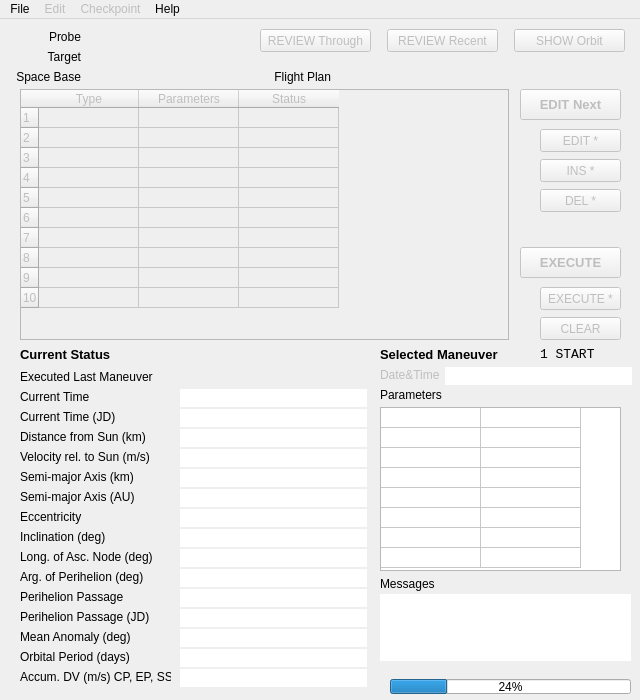
<?xml version="1.0" encoding="UTF-8"?>
<ui version="4.0">
 <class>MainWindow</class>
 <widget class="QMainWindow" name="MainWindow">
  <property name="enabled">
   <bool>true</bool>
  </property>
  <property name="geometry">
   <rect>
    <x>0</x>
    <y>0</y>
    <width>640</width>
    <height>700</height>
   </rect>
  </property>
  <property name="minimumSize">
   <size>
    <width>640</width>
    <height>700</height>
   </size>
  </property>
  <property name="maximumSize">
   <size>
    <width>640</width>
    <height>700</height>
   </size>
  </property>
  <property name="font">
   <font>
    <family>MS UI Gothic</family>
    <pointsize>9</pointsize>
   </font>
  </property>
  <property name="windowTitle">
   <string>SSVG</string>
  </property>
  <property name="iconSize">
   <size>
    <width>64</width>
    <height>64</height>
   </size>
  </property>
  <widget class="QWidget" name="centralwidget">
   <widget class="QTableWidget" name="manplans">
    <property name="enabled">
     <bool>false</bool>
    </property>
    <property name="geometry">
     <rect>
      <x>20</x>
      <y>70</y>
      <width>489</width>
      <height>251</height>
     </rect>
    </property>
    <property name="focusPolicy">
     <enum>Qt::StrongFocus</enum>
    </property>
    <property name="toolTip">
     <string>Maneuver Table</string>
    </property>
    <property name="editTriggers">
     <set>QAbstractItemView::NoEditTriggers</set>
    </property>
    <property name="tabKeyNavigation">
     <bool>false</bool>
    </property>
    <property name="showDropIndicator" stdset="0">
     <bool>false</bool>
    </property>
    <property name="dragDropOverwriteMode">
     <bool>false</bool>
    </property>
    <property name="selectionMode">
     <enum>QAbstractItemView::SingleSelection</enum>
    </property>
    <property name="selectionBehavior">
     <enum>QAbstractItemView::SelectRows</enum>
    </property>
    <property name="cornerButtonEnabled">
     <bool>false</bool>
    </property>
    <property name="rowCount">
     <number>10</number>
    </property>
    <property name="columnCount">
     <number>3</number>
    </property>
    <attribute name="horizontalHeaderVisible">
     <bool>true</bool>
    </attribute>
    <attribute name="horizontalHeaderCascadingSectionResizes">
     <bool>true</bool>
    </attribute>
    <attribute name="horizontalHeaderDefaultSectionSize">
     <number>100</number>
    </attribute>
    <attribute name="horizontalHeaderHighlightSections">
     <bool>false</bool>
    </attribute>
    <attribute name="verticalHeaderVisible">
     <bool>true</bool>
    </attribute>
    <attribute name="verticalHeaderDefaultSectionSize">
     <number>20</number>
    </attribute>
    <attribute name="verticalHeaderHighlightSections">
     <bool>false</bool>
    </attribute>
    <attribute name="verticalHeaderMinimumSectionSize">
     <number>20</number>
    </attribute>
    <row/>
    <row/>
    <row/>
    <row/>
    <row/>
    <row/>
    <row/>
    <row/>
    <row/>
    <row/>
    <column>
     <property name="text">
      <string>Type</string>
     </property>
    </column>
    <column>
     <property name="text">
      <string>Parameters</string>
     </property>
    </column>
    <column>
     <property name="text">
      <string>Status</string>
     </property>
    </column>
    <item row="0" column="0">
     <property name="text">
      <string notr="true"/>
     </property>
    </item>
   </widget>
   <widget class="QPushButton" name="execNext">
    <property name="enabled">
     <bool>false</bool>
    </property>
    <property name="geometry">
     <rect>
      <x>520</x>
      <y>228</y>
      <width>101</width>
      <height>31</height>
     </rect>
    </property>
    <property name="font">
     <font>
      <pointsize>10</pointsize>
      <weight>75</weight>
      <bold>true</bold>
     </font>
    </property>
    <property name="toolTip">
     <string>Execute 'Next' Maneuver</string>
    </property>
    <property name="text">
     <string>EXECUTE</string>
    </property>
   </widget>
   <widget class="QPushButton" name="insertMan">
    <property name="enabled">
     <bool>false</bool>
    </property>
    <property name="geometry">
     <rect>
      <x>540</x>
      <y>140</y>
      <width>81</width>
      <height>23</height>
     </rect>
    </property>
    <property name="toolTip">
     <string>Insert an empty Maneuver</string>
    </property>
    <property name="statusTip">
     <string/>
    </property>
    <property name="whatsThis">
     <string/>
    </property>
    <property name="text">
     <string>INS *</string>
    </property>
   </widget>
   <widget class="QPushButton" name="showOrbit">
    <property name="enabled">
     <bool>false</bool>
    </property>
    <property name="geometry">
     <rect>
      <x>514</x>
      <y>10</y>
      <width>111</width>
      <height>23</height>
     </rect>
    </property>
    <property name="toolTip">
     <string>Show current Orbits</string>
    </property>
    <property name="text">
     <string>SHOW Orbit</string>
    </property>
   </widget>
   <widget class="QPushButton" name="editMan">
    <property name="enabled">
     <bool>false</bool>
    </property>
    <property name="geometry">
     <rect>
      <x>540</x>
      <y>110</y>
      <width>81</width>
      <height>23</height>
     </rect>
    </property>
    <property name="toolTip">
     <string>Edit selected Maneuver</string>
    </property>
    <property name="text">
     <string>EDIT *</string>
    </property>
   </widget>
   <widget class="QPushButton" name="execto">
    <property name="enabled">
     <bool>false</bool>
    </property>
    <property name="geometry">
     <rect>
      <x>540</x>
      <y>268</y>
      <width>81</width>
      <height>23</height>
     </rect>
    </property>
    <property name="toolTip">
     <string>Execute multiple Maneuvers</string>
    </property>
    <property name="text">
     <string>EXECUTE *</string>
    </property>
   </widget>
   <widget class="QLabel" name="label">
    <property name="geometry">
     <rect>
      <x>0</x>
      <y>10</y>
      <width>81</width>
      <height>16</height>
     </rect>
    </property>
    <property name="text">
     <string>Probe</string>
    </property>
    <property name="alignment">
     <set>Qt::AlignRight|Qt::AlignTrailing|Qt::AlignVCenter</set>
    </property>
   </widget>
   <widget class="QLabel" name="label_2">
    <property name="geometry">
     <rect>
      <x>0</x>
      <y>30</y>
      <width>81</width>
      <height>16</height>
     </rect>
    </property>
    <property name="text">
     <string>Target</string>
    </property>
    <property name="alignment">
     <set>Qt::AlignRight|Qt::AlignTrailing|Qt::AlignVCenter</set>
    </property>
   </widget>
   <widget class="QLabel" name="probename">
    <property name="geometry">
     <rect>
      <x>90</x>
      <y>10</y>
      <width>161</width>
      <height>16</height>
     </rect>
    </property>
    <property name="font">
     <font>
      <family>Lucida Console</family>
      <pointsize>9</pointsize>
     </font>
    </property>
    <property name="text">
     <string/>
    </property>
   </widget>
   <widget class="QLabel" name="targetname">
    <property name="geometry">
     <rect>
      <x>90</x>
      <y>30</y>
      <width>141</width>
      <height>16</height>
     </rect>
    </property>
    <property name="font">
     <font>
      <family>Lucida Console</family>
      <pointsize>9</pointsize>
     </font>
    </property>
    <property name="text">
     <string/>
    </property>
   </widget>
   <widget class="QPushButton" name="deleteMan">
    <property name="enabled">
     <bool>false</bool>
    </property>
    <property name="geometry">
     <rect>
      <x>540</x>
      <y>170</y>
      <width>81</width>
      <height>23</height>
     </rect>
    </property>
    <property name="toolTip">
     <string>Delete selected Maneuver</string>
    </property>
    <property name="statusTip">
     <string/>
    </property>
    <property name="text">
     <string>DEL *</string>
    </property>
   </widget>
   <widget class="QLabel" name="label_3">
    <property name="geometry">
     <rect>
      <x>240</x>
      <y>50</y>
      <width>91</width>
      <height>16</height>
     </rect>
    </property>
    <property name="text">
     <string>Flight Plan</string>
    </property>
    <property name="alignment">
     <set>Qt::AlignRight|Qt::AlignTrailing|Qt::AlignVCenter</set>
    </property>
   </widget>
   <widget class="QLabel" name="manfilename">
    <property name="geometry">
     <rect>
      <x>342</x>
      <y>50</y>
      <width>281</width>
      <height>16</height>
     </rect>
    </property>
    <property name="font">
     <font>
      <family>Lucida Console</family>
      <pointsize>9</pointsize>
     </font>
    </property>
    <property name="text">
     <string/>
    </property>
   </widget>
   <widget class="QPushButton" name="editnext">
    <property name="enabled">
     <bool>false</bool>
    </property>
    <property name="geometry">
     <rect>
      <x>520</x>
      <y>70</y>
      <width>101</width>
      <height>31</height>
     </rect>
    </property>
    <property name="font">
     <font>
      <pointsize>10</pointsize>
      <weight>75</weight>
      <bold>true</bold>
     </font>
    </property>
    <property name="toolTip">
     <string>Edit 'Next' Maneuver</string>
    </property>
    <property name="text">
     <string>EDIT Next</string>
    </property>
   </widget>
   <widget class="QPushButton" name="initexec">
    <property name="enabled">
     <bool>false</bool>
    </property>
    <property name="geometry">
     <rect>
      <x>540</x>
      <y>298</y>
      <width>81</width>
      <height>23</height>
     </rect>
    </property>
    <property name="toolTip">
     <string>Clear Execution State</string>
    </property>
    <property name="text">
     <string>CLEAR</string>
    </property>
   </widget>
   <widget class="QPushButton" name="reviewthroughout">
    <property name="enabled">
     <bool>false</bool>
    </property>
    <property name="geometry">
     <rect>
      <x>260</x>
      <y>10</y>
      <width>111</width>
      <height>23</height>
     </rect>
    </property>
    <property name="toolTip">
     <string>Review throughout the Flight</string>
    </property>
    <property name="text">
     <string>REVIEW Through</string>
    </property>
   </widget>
   <widget class="QLabel" name="label_4">
    <property name="geometry">
     <rect>
      <x>20</x>
      <y>370</y>
      <width>151</width>
      <height>16</height>
     </rect>
    </property>
    <property name="font">
     <font>
      <family>MS UI Gothic</family>
      <pointsize>9</pointsize>
     </font>
    </property>
    <property name="text">
     <string>Current Time</string>
    </property>
   </widget>
   <widget class="QLabel" name="label_5">
    <property name="geometry">
     <rect>
      <x>20</x>
      <y>390</y>
      <width>151</width>
      <height>16</height>
     </rect>
    </property>
    <property name="text">
     <string>Current Time (JD)</string>
    </property>
   </widget>
   <widget class="QLabel" name="label_6">
    <property name="geometry">
     <rect>
      <x>20</x>
      <y>350</y>
      <width>151</width>
      <height>16</height>
     </rect>
    </property>
    <property name="font">
     <font>
      <family>MS UI Gothic</family>
      <pointsize>9</pointsize>
     </font>
    </property>
    <property name="text">
     <string>Executed Last Maneuver</string>
    </property>
   </widget>
   <widget class="QLabel" name="label_7">
    <property name="geometry">
     <rect>
      <x>20</x>
      <y>450</y>
      <width>151</width>
      <height>16</height>
     </rect>
    </property>
    <property name="text">
     <string>Semi-major Axis (km)</string>
    </property>
   </widget>
   <widget class="QLabel" name="label_8">
    <property name="geometry">
     <rect>
      <x>20</x>
      <y>490</y>
      <width>151</width>
      <height>16</height>
     </rect>
    </property>
    <property name="text">
     <string>Eccentricity</string>
    </property>
   </widget>
   <widget class="QLabel" name="label_9">
    <property name="geometry">
     <rect>
      <x>20</x>
      <y>510</y>
      <width>151</width>
      <height>16</height>
     </rect>
    </property>
    <property name="text">
     <string>Inclination (deg)</string>
    </property>
   </widget>
   <widget class="QLabel" name="label_10">
    <property name="geometry">
     <rect>
      <x>20</x>
      <y>530</y>
      <width>151</width>
      <height>16</height>
     </rect>
    </property>
    <property name="text">
     <string>Long. of Asc. Node (deg)</string>
    </property>
   </widget>
   <widget class="QLabel" name="label_11">
    <property name="geometry">
     <rect>
      <x>20</x>
      <y>550</y>
      <width>151</width>
      <height>16</height>
     </rect>
    </property>
    <property name="text">
     <string>Arg. of Perihelion (deg)</string>
    </property>
   </widget>
   <widget class="QLabel" name="label_12">
    <property name="geometry">
     <rect>
      <x>20</x>
      <y>610</y>
      <width>151</width>
      <height>16</height>
     </rect>
    </property>
    <property name="text">
     <string>Mean Anomaly (deg)</string>
    </property>
   </widget>
   <widget class="QLabel" name="label_13">
    <property name="geometry">
     <rect>
      <x>20</x>
      <y>630</y>
      <width>151</width>
      <height>16</height>
     </rect>
    </property>
    <property name="text">
     <string>Orbital Period (days)</string>
    </property>
   </widget>
   <widget class="QLabel" name="label_14">
    <property name="geometry">
     <rect>
      <x>20</x>
      <y>570</y>
      <width>151</width>
      <height>16</height>
     </rect>
    </property>
    <property name="text">
     <string>Perihelion Passage</string>
    </property>
   </widget>
   <widget class="QLabel" name="label_15">
    <property name="geometry">
     <rect>
      <x>20</x>
      <y>590</y>
      <width>151</width>
      <height>16</height>
     </rect>
    </property>
    <property name="text">
     <string>Perihelion Passage (JD)</string>
    </property>
   </widget>
   <widget class="QLabel" name="label_16">
    <property name="geometry">
     <rect>
      <x>20</x>
      <y>470</y>
      <width>151</width>
      <height>16</height>
     </rect>
    </property>
    <property name="text">
     <string>Semi-major Axis (AU)</string>
    </property>
   </widget>
   <widget class="QLabel" name="label_17">
    <property name="geometry">
     <rect>
      <x>20</x>
      <y>410</y>
      <width>151</width>
      <height>16</height>
     </rect>
    </property>
    <property name="text">
     <string>Distance from Sun (km)</string>
    </property>
   </widget>
   <widget class="QLabel" name="label_18">
    <property name="geometry">
     <rect>
      <x>20</x>
      <y>430</y>
      <width>151</width>
      <height>16</height>
     </rect>
    </property>
    <property name="text">
     <string>Velocity rel. to Sun (m/s)</string>
    </property>
   </widget>
   <widget class="QPushButton" name="flightreview">
    <property name="enabled">
     <bool>false</bool>
    </property>
    <property name="geometry">
     <rect>
      <x>387</x>
      <y>10</y>
      <width>111</width>
      <height>23</height>
     </rect>
    </property>
    <property name="toolTip">
     <string>Review recent FLYTO Maneuver</string>
    </property>
    <property name="text">
     <string>REVIEW Recent</string>
    </property>
   </widget>
   <widget class="QLabel" name="label_19">
    <property name="geometry">
     <rect>
      <x>20</x>
      <y>327</y>
      <width>131</width>
      <height>16</height>
     </rect>
    </property>
    <property name="font">
     <font>
      <pointsize>10</pointsize>
      <weight>75</weight>
      <bold>true</bold>
     </font>
    </property>
    <property name="text">
     <string>Current Status</string>
    </property>
   </widget>
   <widget class="QLabel" name="label_20">
    <property name="geometry">
     <rect>
      <x>380</x>
      <y>327</y>
      <width>151</width>
      <height>16</height>
     </rect>
    </property>
    <property name="font">
     <font>
      <pointsize>10</pointsize>
      <weight>75</weight>
      <bold>true</bold>
     </font>
    </property>
    <property name="text">
     <string>Selected Maneuver</string>
    </property>
   </widget>
   <widget class="QLabel" name="label_mantime_h">
    <property name="enabled">
     <bool>false</bool>
    </property>
    <property name="geometry">
     <rect>
      <x>380</x>
      <y>348</y>
      <width>61</width>
      <height>16</height>
     </rect>
    </property>
    <property name="text">
     <string>Date&amp;Time</string>
    </property>
   </widget>
   <widget class="QLabel" name="label_22">
    <property name="geometry">
     <rect>
      <x>380</x>
      <y>368</y>
      <width>121</width>
      <height>16</height>
     </rect>
    </property>
    <property name="text">
     <string>Parameters</string>
    </property>
   </widget>
   <widget class="QTableWidget" name="selectedman">
    <property name="enabled">
     <bool>true</bool>
    </property>
    <property name="geometry">
     <rect>
      <x>380</x>
      <y>388</y>
      <width>241</width>
      <height>164</height>
     </rect>
    </property>
    <property name="focusPolicy">
     <enum>Qt::ClickFocus</enum>
    </property>
    <property name="rowCount">
     <number>8</number>
    </property>
    <property name="columnCount">
     <number>2</number>
    </property>
    <attribute name="horizontalHeaderVisible">
     <bool>false</bool>
    </attribute>
    <attribute name="verticalHeaderVisible">
     <bool>false</bool>
    </attribute>
    <attribute name="verticalHeaderDefaultSectionSize">
     <number>20</number>
    </attribute>
    <attribute name="verticalHeaderMinimumSectionSize">
     <number>20</number>
    </attribute>
    <row/>
    <row/>
    <row/>
    <row/>
    <row/>
    <row/>
    <row/>
    <row/>
    <column/>
    <column/>
   </widget>
   <widget class="QLabel" name="label_progress">
    <property name="geometry">
     <rect>
      <x>380</x>
      <y>644</y>
      <width>241</width>
      <height>16</height>
     </rect>
    </property>
    <property name="text">
     <string/>
    </property>
   </widget>
   <widget class="QProgressBar" name="progressBar">
    <property name="enabled">
     <bool>true</bool>
    </property>
    <property name="geometry">
     <rect>
      <x>390</x>
      <y>660</y>
      <width>241</width>
      <height>15</height>
     </rect>
    </property>
    <property name="value">
     <number>24</number>
    </property>
   </widget>
   <widget class="QLabel" name="label_cman">
    <property name="geometry">
     <rect>
      <x>540</x>
      <y>327</y>
      <width>91</width>
      <height>16</height>
     </rect>
    </property>
    <property name="font">
     <font>
      <family>Lucida Console</family>
      <pointsize>10</pointsize>
      <weight>50</weight>
      <bold>false</bold>
     </font>
    </property>
    <property name="text">
     <string>1 START</string>
    </property>
   </widget>
   <widget class="QLineEdit" name="label_ISOT">
    <property name="geometry">
     <rect>
      <x>180</x>
      <y>370</y>
      <width>187</width>
      <height>18</height>
     </rect>
    </property>
    <property name="font">
     <font>
      <family>Lucida Console</family>
     </font>
    </property>
    <property name="focusPolicy">
     <enum>Qt::ClickFocus</enum>
    </property>
    <property name="toolTip">
     <string/>
    </property>
    <property name="frame">
     <bool>false</bool>
    </property>
    <property name="readOnly">
     <bool>true</bool>
    </property>
   </widget>
   <widget class="QLineEdit" name="label_JD">
    <property name="geometry">
     <rect>
      <x>180</x>
      <y>390</y>
      <width>187</width>
      <height>18</height>
     </rect>
    </property>
    <property name="font">
     <font>
      <family>Lucida Console</family>
     </font>
    </property>
    <property name="focusPolicy">
     <enum>Qt::ClickFocus</enum>
    </property>
    <property name="toolTip">
     <string/>
    </property>
    <property name="frame">
     <bool>false</bool>
    </property>
    <property name="readOnly">
     <bool>true</bool>
    </property>
   </widget>
   <widget class="QLineEdit" name="label_range">
    <property name="geometry">
     <rect>
      <x>180</x>
      <y>410</y>
      <width>187</width>
      <height>18</height>
     </rect>
    </property>
    <property name="font">
     <font>
      <family>Lucida Console</family>
     </font>
    </property>
    <property name="focusPolicy">
     <enum>Qt::ClickFocus</enum>
    </property>
    <property name="toolTip">
     <string/>
    </property>
    <property name="frame">
     <bool>false</bool>
    </property>
    <property name="readOnly">
     <bool>true</bool>
    </property>
   </widget>
   <widget class="QLineEdit" name="label_velocity">
    <property name="geometry">
     <rect>
      <x>180</x>
      <y>430</y>
      <width>187</width>
      <height>18</height>
     </rect>
    </property>
    <property name="font">
     <font>
      <family>Lucida Console</family>
     </font>
    </property>
    <property name="focusPolicy">
     <enum>Qt::ClickFocus</enum>
    </property>
    <property name="toolTip">
     <string/>
    </property>
    <property name="frame">
     <bool>false</bool>
    </property>
    <property name="readOnly">
     <bool>true</bool>
    </property>
   </widget>
   <widget class="QLineEdit" name="label_SMA">
    <property name="geometry">
     <rect>
      <x>180</x>
      <y>450</y>
      <width>187</width>
      <height>18</height>
     </rect>
    </property>
    <property name="font">
     <font>
      <family>Lucida Console</family>
     </font>
    </property>
    <property name="focusPolicy">
     <enum>Qt::ClickFocus</enum>
    </property>
    <property name="toolTip">
     <string/>
    </property>
    <property name="frame">
     <bool>false</bool>
    </property>
    <property name="readOnly">
     <bool>true</bool>
    </property>
   </widget>
   <widget class="QLineEdit" name="label_SMAAU">
    <property name="geometry">
     <rect>
      <x>180</x>
      <y>470</y>
      <width>187</width>
      <height>18</height>
     </rect>
    </property>
    <property name="font">
     <font>
      <family>Lucida Console</family>
     </font>
    </property>
    <property name="focusPolicy">
     <enum>Qt::ClickFocus</enum>
    </property>
    <property name="toolTip">
     <string/>
    </property>
    <property name="frame">
     <bool>false</bool>
    </property>
    <property name="readOnly">
     <bool>true</bool>
    </property>
   </widget>
   <widget class="QLineEdit" name="label_Ecc">
    <property name="geometry">
     <rect>
      <x>180</x>
      <y>490</y>
      <width>187</width>
      <height>18</height>
     </rect>
    </property>
    <property name="font">
     <font>
      <family>Lucida Console</family>
     </font>
    </property>
    <property name="focusPolicy">
     <enum>Qt::ClickFocus</enum>
    </property>
    <property name="toolTip">
     <string/>
    </property>
    <property name="frame">
     <bool>false</bool>
    </property>
    <property name="readOnly">
     <bool>true</bool>
    </property>
   </widget>
   <widget class="QLineEdit" name="label_Inc">
    <property name="geometry">
     <rect>
      <x>180</x>
      <y>510</y>
      <width>187</width>
      <height>18</height>
     </rect>
    </property>
    <property name="font">
     <font>
      <family>Lucida Console</family>
     </font>
    </property>
    <property name="focusPolicy">
     <enum>Qt::ClickFocus</enum>
    </property>
    <property name="toolTip">
     <string/>
    </property>
    <property name="frame">
     <bool>false</bool>
    </property>
    <property name="readOnly">
     <bool>true</bool>
    </property>
   </widget>
   <widget class="QLineEdit" name="label_LAN">
    <property name="geometry">
     <rect>
      <x>180</x>
      <y>530</y>
      <width>187</width>
      <height>18</height>
     </rect>
    </property>
    <property name="font">
     <font>
      <family>Lucida Console</family>
     </font>
    </property>
    <property name="focusPolicy">
     <enum>Qt::ClickFocus</enum>
    </property>
    <property name="toolTip">
     <string/>
    </property>
    <property name="frame">
     <bool>false</bool>
    </property>
    <property name="readOnly">
     <bool>true</bool>
    </property>
   </widget>
   <widget class="QLineEdit" name="label_APH">
    <property name="geometry">
     <rect>
      <x>180</x>
      <y>550</y>
      <width>187</width>
      <height>18</height>
     </rect>
    </property>
    <property name="font">
     <font>
      <family>Lucida Console</family>
     </font>
    </property>
    <property name="focusPolicy">
     <enum>Qt::ClickFocus</enum>
    </property>
    <property name="toolTip">
     <string/>
    </property>
    <property name="frame">
     <bool>false</bool>
    </property>
    <property name="readOnly">
     <bool>true</bool>
    </property>
   </widget>
   <widget class="QLineEdit" name="label_PPT">
    <property name="geometry">
     <rect>
      <x>180</x>
      <y>570</y>
      <width>187</width>
      <height>18</height>
     </rect>
    </property>
    <property name="font">
     <font>
      <family>Lucida Console</family>
     </font>
    </property>
    <property name="focusPolicy">
     <enum>Qt::ClickFocus</enum>
    </property>
    <property name="toolTip">
     <string/>
    </property>
    <property name="frame">
     <bool>false</bool>
    </property>
    <property name="readOnly">
     <bool>true</bool>
    </property>
   </widget>
   <widget class="QLineEdit" name="label_PPTJD">
    <property name="geometry">
     <rect>
      <x>180</x>
      <y>590</y>
      <width>187</width>
      <height>18</height>
     </rect>
    </property>
    <property name="font">
     <font>
      <family>Lucida Console</family>
     </font>
    </property>
    <property name="focusPolicy">
     <enum>Qt::ClickFocus</enum>
    </property>
    <property name="toolTip">
     <string/>
    </property>
    <property name="frame">
     <bool>false</bool>
    </property>
    <property name="readOnly">
     <bool>true</bool>
    </property>
   </widget>
   <widget class="QLineEdit" name="label_MA">
    <property name="geometry">
     <rect>
      <x>180</x>
      <y>610</y>
      <width>187</width>
      <height>18</height>
     </rect>
    </property>
    <property name="font">
     <font>
      <family>Lucida Console</family>
     </font>
    </property>
    <property name="focusPolicy">
     <enum>Qt::ClickFocus</enum>
    </property>
    <property name="toolTip">
     <string/>
    </property>
    <property name="frame">
     <bool>false</bool>
    </property>
    <property name="readOnly">
     <bool>true</bool>
    </property>
   </widget>
   <widget class="QLineEdit" name="label_OP">
    <property name="geometry">
     <rect>
      <x>180</x>
      <y>630</y>
      <width>187</width>
      <height>18</height>
     </rect>
    </property>
    <property name="font">
     <font>
      <family>Lucida Console</family>
     </font>
    </property>
    <property name="focusPolicy">
     <enum>Qt::ClickFocus</enum>
    </property>
    <property name="toolTip">
     <string/>
    </property>
    <property name="frame">
     <bool>false</bool>
    </property>
    <property name="readOnly">
     <bool>true</bool>
    </property>
   </widget>
   <widget class="QLineEdit" name="label_mantime">
    <property name="geometry">
     <rect>
      <x>445</x>
      <y>348</y>
      <width>187</width>
      <height>18</height>
     </rect>
    </property>
    <property name="font">
     <font>
      <family>Lucida Console</family>
     </font>
    </property>
    <property name="focusPolicy">
     <enum>Qt::ClickFocus</enum>
    </property>
    <property name="toolTip">
     <string/>
    </property>
    <property name="frame">
     <bool>false</bool>
    </property>
    <property name="readOnly">
     <bool>true</bool>
    </property>
   </widget>
   <widget class="QLabel" name="label_ELM">
    <property name="geometry">
     <rect>
      <x>180</x>
      <y>350</y>
      <width>187</width>
      <height>16</height>
     </rect>
    </property>
    <property name="font">
     <font>
      <family>Lucida Console</family>
      <pointsize>10</pointsize>
      <weight>50</weight>
      <bold>false</bold>
     </font>
    </property>
    <property name="text">
     <string/>
    </property>
   </widget>
   <widget class="QLabel" name="label_21">
    <property name="geometry">
     <rect>
      <x>20</x>
      <y>650</y>
      <width>151</width>
      <height>16</height>
     </rect>
    </property>
    <property name="text">
     <string>Accum. DV (m/s) CP, EP, SS</string>
    </property>
   </widget>
   <widget class="QLineEdit" name="label_ADV">
    <property name="geometry">
     <rect>
      <x>180</x>
      <y>650</y>
      <width>187</width>
      <height>18</height>
     </rect>
    </property>
    <property name="font">
     <font>
      <family>Lucida Console</family>
     </font>
    </property>
    <property name="focusPolicy">
     <enum>Qt::ClickFocus</enum>
    </property>
    <property name="toolTip">
     <string/>
    </property>
    <property name="frame">
     <bool>false</bool>
    </property>
    <property name="readOnly">
     <bool>true</bool>
    </property>
   </widget>
   <widget class="QLabel" name="label_23">
    <property name="geometry">
     <rect>
      <x>0</x>
      <y>50</y>
      <width>81</width>
      <height>16</height>
     </rect>
    </property>
    <property name="text">
     <string>Space Base</string>
    </property>
    <property name="alignment">
     <set>Qt::AlignRight|Qt::AlignTrailing|Qt::AlignVCenter</set>
    </property>
   </widget>
   <widget class="QLabel" name="spacebase">
    <property name="geometry">
     <rect>
      <x>90</x>
      <y>50</y>
      <width>141</width>
      <height>16</height>
     </rect>
    </property>
    <property name="font">
     <font>
      <family>Lucida Console</family>
      <pointsize>9</pointsize>
     </font>
    </property>
    <property name="text">
     <string/>
    </property>
   </widget>
   <widget class="QPlainTextEdit" name="sysMessage">
    <property name="enabled">
     <bool>true</bool>
    </property>
    <property name="geometry">
     <rect>
      <x>380</x>
      <y>575</y>
      <width>251</width>
      <height>67</height>
     </rect>
    </property>
    <property name="font">
     <font>
      <pointsize>9</pointsize>
     </font>
    </property>
    <property name="focusPolicy">
     <enum>Qt::ClickFocus</enum>
    </property>
    <property name="acceptDrops">
     <bool>false</bool>
    </property>
    <property name="toolTip">
     <string>System Messages</string>
    </property>
    <property name="frameShape">
     <enum>QFrame::NoFrame</enum>
    </property>
    <property name="frameShadow">
     <enum>QFrame::Plain</enum>
    </property>
    <property name="lineWidth">
     <number>0</number>
    </property>
    <property name="undoRedoEnabled">
     <bool>false</bool>
    </property>
    <property name="readOnly">
     <bool>true</bool>
    </property>
   </widget>
   <widget class="QLabel" name="label_24">
    <property name="geometry">
     <rect>
      <x>380</x>
      <y>557</y>
      <width>131</width>
      <height>16</height>
     </rect>
    </property>
    <property name="text">
     <string>Messages</string>
    </property>
   </widget>
  </widget>
  <widget class="QMenuBar" name="menubar">
   <property name="geometry">
    <rect>
     <x>0</x>
     <y>0</y>
     <width>640</width>
     <height>21</height>
    </rect>
   </property>
   <widget class="QMenu" name="menuFile">
    <property name="title">
     <string>File</string>
    </property>
    <addaction name="actionOpen"/>
    <addaction name="actionNew"/>
    <addaction name="actionSave"/>
    <addaction name="actionSave_as"/>
    <addaction name="separator"/>
    <addaction name="actionQuit"/>
   </widget>
   <widget class="QMenu" name="menuHelp">
    <property name="title">
     <string>Help</string>
    </property>
    <addaction name="actionAbout_SSVG"/>
   </widget>
   <widget class="QMenu" name="menuCheckpoint">
    <property name="enabled">
     <bool>false</bool>
    </property>
    <property name="title">
     <string>Checkpoint</string>
    </property>
    <addaction name="actionCreate"/>
    <addaction name="actionResume"/>
   </widget>
   <widget class="QMenu" name="menuEdit">
    <property name="enabled">
     <bool>false</bool>
    </property>
    <property name="title">
     <string>Edit</string>
    </property>
    <addaction name="actionProbe"/>
    <addaction name="actionTarget"/>
   </widget>
   <addaction name="menuFile"/>
   <addaction name="menuEdit"/>
   <addaction name="menuCheckpoint"/>
   <addaction name="menuHelp"/>
  </widget>
  <action name="actionOpen">
   <property name="text">
    <string>&amp;Open</string>
   </property>
   <property name="toolTip">
    <string>Open a Flight Plan</string>
   </property>
  </action>
  <action name="actionNew">
   <property name="text">
    <string>&amp;New</string>
   </property>
   <property name="toolTip">
    <string>Create a Flight Plan</string>
   </property>
  </action>
  <action name="actionSave">
   <property name="enabled">
    <bool>false</bool>
   </property>
   <property name="text">
    <string>&amp;Save</string>
   </property>
   <property name="toolTip">
    <string>Save the Flight Plan</string>
   </property>
  </action>
  <action name="actionSave_as">
   <property name="enabled">
    <bool>false</bool>
   </property>
   <property name="text">
    <string>Save &amp;as</string>
   </property>
   <property name="toolTip">
    <string>Save the Flight Plan with new Name</string>
   </property>
  </action>
  <action name="actionQuit">
   <property name="text">
    <string>&amp;Quit</string>
   </property>
   <property name="toolTip">
    <string>Quit SSVG</string>
   </property>
  </action>
  <action name="actionNew_from_current_status">
   <property name="enabled">
    <bool>false</bool>
   </property>
   <property name="text">
    <string>New from current status</string>
   </property>
  </action>
  <action name="actionAbout_SSVG">
   <property name="text">
    <string>&amp;about SSVG</string>
   </property>
  </action>
  <action name="actionCreate">
   <property name="text">
    <string>&amp;Create</string>
   </property>
  </action>
  <action name="actionResume">
   <property name="enabled">
    <bool>false</bool>
   </property>
   <property name="text">
    <string>&amp;Resume</string>
   </property>
  </action>
  <action name="actionProbe">
   <property name="text">
    <string>&amp;Probe</string>
   </property>
  </action>
  <action name="actionTarget">
   <property name="text">
    <string>&amp;Target</string>
   </property>
  </action>
 </widget>
 <tabstops>
  <tabstop>reviewthroughout</tabstop>
  <tabstop>flightreview</tabstop>
  <tabstop>showOrbit</tabstop>
  <tabstop>editnext</tabstop>
  <tabstop>editMan</tabstop>
  <tabstop>insertMan</tabstop>
  <tabstop>deleteMan</tabstop>
  <tabstop>execNext</tabstop>
  <tabstop>execto</tabstop>
  <tabstop>initexec</tabstop>
  <tabstop>manplans</tabstop>
 </tabstops>
 <resources/>
 <connections/>
</ui>
